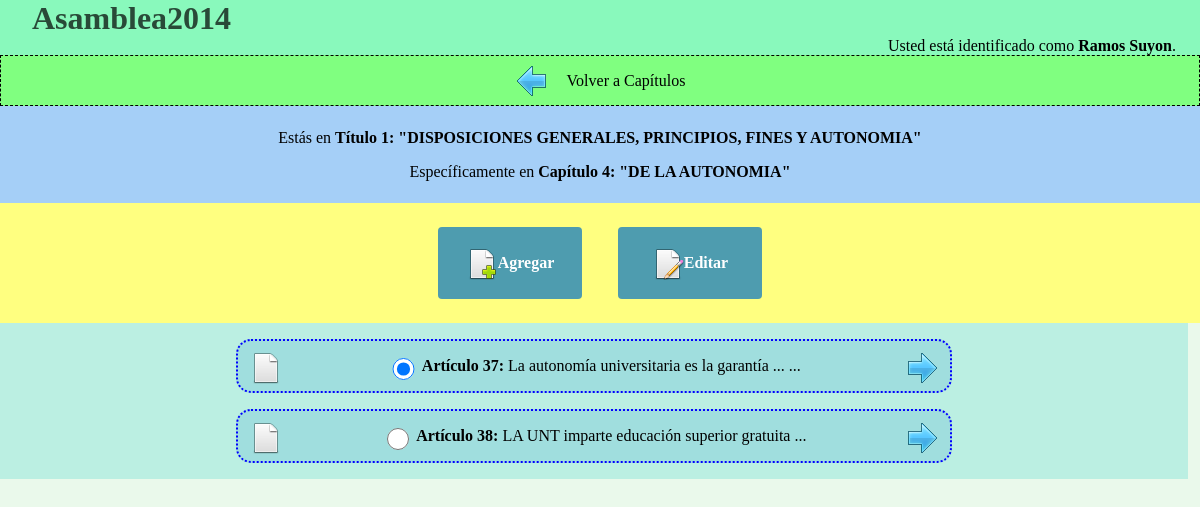
/articulos.php?cap=4 (signed in), run on an earlier commit of the app's database.
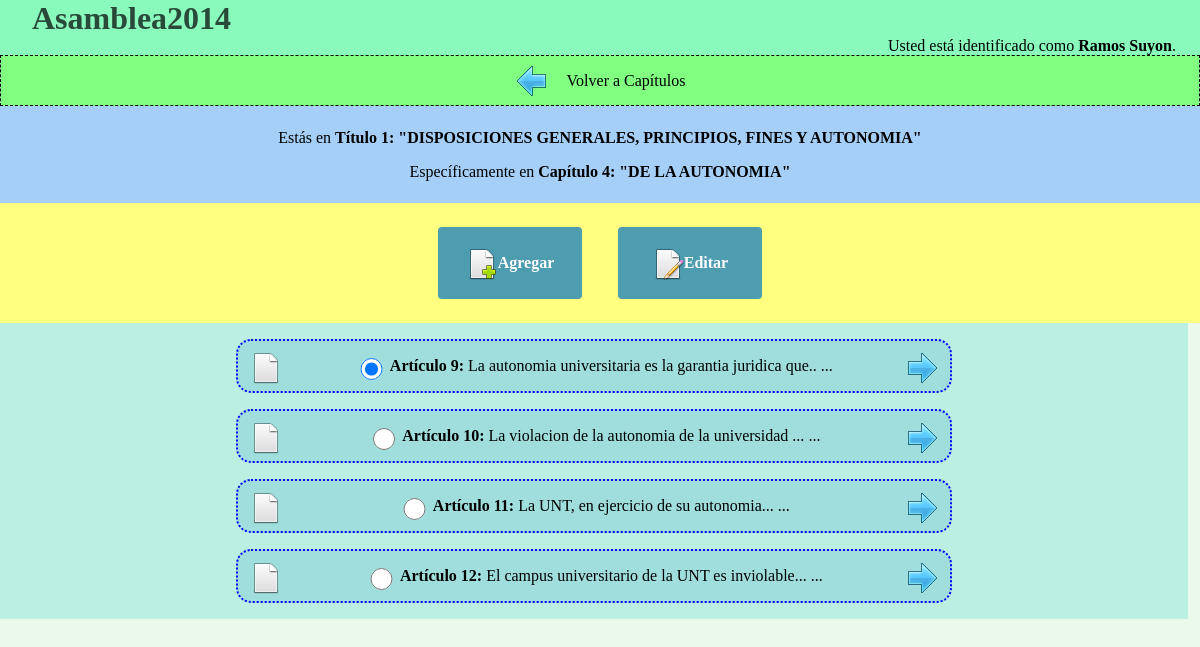
And on a later commit of the database.
### tables this page shows
CREATE TABLE articulo(
	ID_Articulo int AUTO_INCREMENT PRIMARY KEY,
	contenidoArt text NOT NULL,
	numeroArt int NOT NULL,
	ID_Modificacion int,
	ID_Capitulo int,
	FOREIGN KEY (ID_Modificacion) REFERENCES modificacion(ID_Modificacion),
	FOREIGN KEY (ID_Capitulo) REFERENCES capitulo(ID_Capitulo)
);

### scripts/funciones.php (called while the page is built, shortened)
<?php
function getInfoTit($t)
{
	$resultado = mysqli_query($GLOBALS['conexion'], "SELECT * FROM titulo WHERE ID_Titulo=".$t);
	$fila = mysqli_fetch_row($resultado);
	return $fila;
}
function getArticulos($c)
{
	$resultado = mysqli_query($GLOBALS['conexion'], "SELECT * FROM articulo WHERE ID_Capitulo=".$c." ORDER BY numeroArt ASC");
	$i = 0;
	while( $fila = mysqli_fetch_row($resultado) )
	{
		$articulos[$i] = $fila; ++$i;
	}
	return $articulos;
}
function getInfoCap($c)
{
	$resultado = mysqli_query($GLOBALS['conexion'], "SELECT * FROM capitulo WHERE ID_Capitulo=".$c);
	$fila = mysqli_fetch_row($resultado);
	return $fila;
}
?>

### articulos.php (the view, shortened to what this page needs)
<?php
include ('scripts/funciones.php');
if( haIniciadoSesion() )
{
	if( isset($_GET['cap']) )
	{
		$nro = intval($_GET['cap']);
	}
	else $nro = 1;
	$articulos = getArticulos( $nro );
	$infoCap = getInfoCap( $nro );
	$infoTit = getInfoTit( $infoCap[4] );
} else header('Location: login.php');
?>
<!DOCTYPE html>
<html lang="es">
<head>
	<link rel="stylesheet" href="css/estilos.css">
</head>
<body>
	<?php
		require_once 'header.php';
	?>
	<nav class="volver">
		<a href="capitulos.php?title=<?php echo $infoCap[4] ?>" title="Ir atrás"><img src="img/Volver.png" alt="Volver" class="imgVolver"></a>
		<label>Volver a Capítulos</label>
	</nav>
	<header class="actual">
		<p>Estás en <strong>Título <?= $infoTit[2] ?>: "<?= $infoTit[1] ?>"</strong></p>
		<p>Específicamente en <strong>Capítulo <?= $infoCap[2] ?>: "<?=$infoCap[1] ?>"</strong></p>
	</header>
	<nav class="menu-navegacion">
		<a href="nuevoArticulo.php?cap=<?= $nro ?>" class="menu-boton">
			<img src="img/agregar.png" alt="Agregar">Agregar
		</a>
		<a href="editarArticulo.php" class="menu-boton" id="btnEdit">
			<img src="img/editar.png" alt="Editar">Editar
		</a>
	</nav>
	<section class="seccion-titulos">
<?php
	for($i=0; $i<sizeof($articulos); ++$i)
	{
?>
		<div class="contenedor">
			<input type="radio" name="grupoRbtn" value="<?= $articulos[$i][2] ?>" class="radiobtn" />
			<img src="img/documento.png" alt="Artículo" class="izquierda">
			<p class="title"><strong>Artículo <?= $articulos[$i][2] ?>:</strong> <?= substr($articulos[$i][1],0,71)." ..." ?></p>
			<a href="#"><img src="img/ir.png" alt="Artículo" class="derecha"></a>
		</div>
<?php
	}
?>
	</section>
</body>
</html>

What changed in the data, as far as the page shows it:
no longer on this page (row edited): articulo: numeroArt "37", contenidoArt "La autonomía universitaria es la garantía ..."
no longer on this page (row edited): articulo: numeroArt "38", contenidoArt "LA UNT imparte educación superior gratuita"
added articulo: numeroArt "9", contenidoArt "La autonomia universitaria es la garantia juridica que.."
added articulo: numeroArt "10", contenidoArt "La violacion de la autonomia de la universidad ..."
added articulo: numeroArt "11", contenidoArt "La UNT, en ejercicio de su autonomia..."
added articulo: numeroArt "12", contenidoArt "El campus universitario de la UNT es inviolable..."
